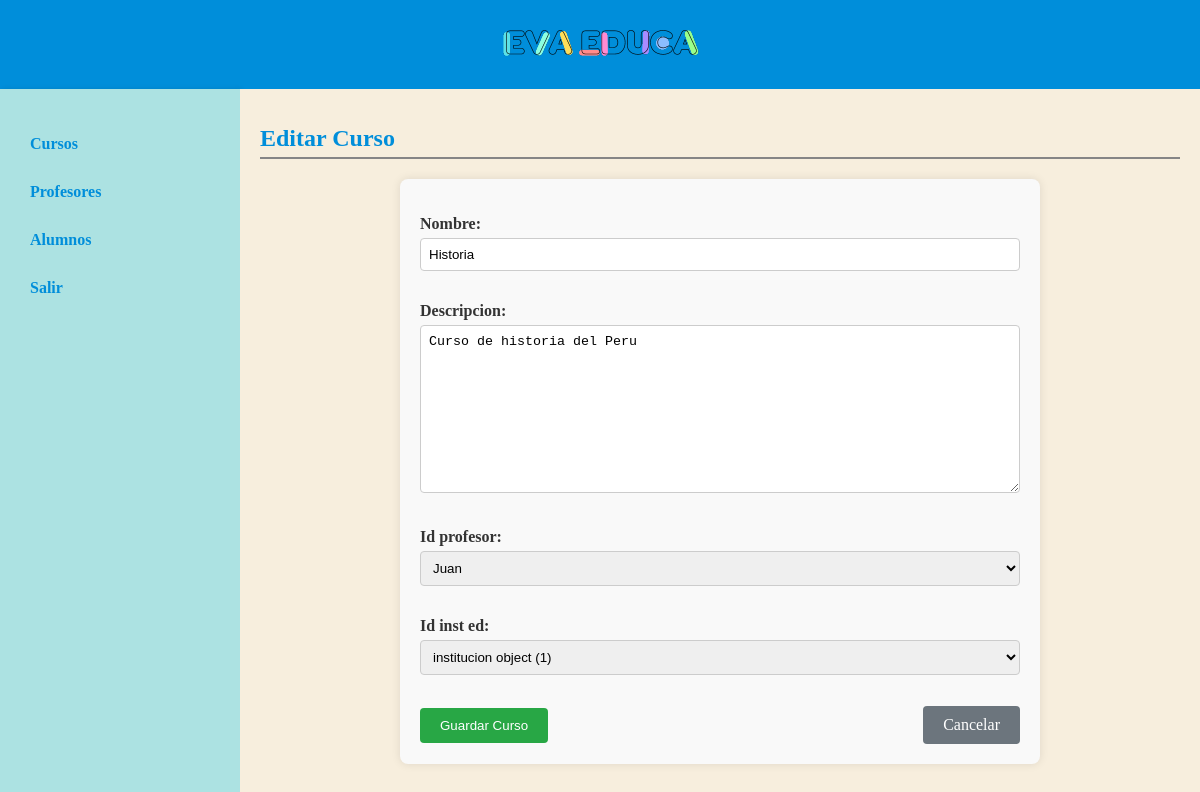
The app's page /administrador/cursos/1/editar/ (signed in) with its own data.
### administrador/models.py (models this page shows)
class curso(models.Model):
    nombre = models.CharField(max_length=100)
    descripcion = models.TextField()
    id_profesor = models.ForeignKey(profesor, on_delete=models.CASCADE)
    id_inst_ed = models.ForeignKey(institucion, on_delete=models.CASCADE)

### profesor/models.py (models this page shows)
class profesor(models.Model):
    nombre = models.CharField(max_length=100)
    correo = models.EmailField(unique=True)
    usuario = models.CharField(max_length=50, unique=True)
    contrasena = models.CharField(max_length=100)
    id_inst_ed = models.ForeignKey(institucion, on_delete=models.CASCADE)
    def __str__(self):
        return self.nombre

### administrador/decorators.py (the view)
    def wrapper(request, *args, **kwargs):
        if 'administrador_id' not in request.session:
            return redirect('login')
        return view_func(request, *args, **kwargs)

### administrador/forms.py
class CursoForm(forms.ModelForm):
    class Meta:
        model = curso
        fields = ['nombre', 'descripcion', 'id_profesor', 'id_inst_ed']

### administrador/views.py (called while the page is built)
@login_required
def curso_update(request, pk):
    curso_obj = get_object_or_404(curso, pk=pk)
    if request.method == 'POST':
        form = CursoForm(request.POST, instance=curso_obj)
        if form.is_valid():
            form.save()
            return redirect('curso_list')
    else:
        form = CursoForm(instance=curso_obj)
    return render(request, 'curso_form.html', {'form': form})

### profesor/context_processors.py (called while the page is built)
def profesor_context(request):
    profesor_id = request.session.get('profesor_id')
    if profesor_id:
        profesor_obj = profesor.objects.get(id=profesor_id)
        return {'profesor_logueado': profesor_obj}
    return {}

### administrador/templates/curso_form.html (shortened to what this page needs)
{% extends 'layouts/base.html' %}
{% block content %}
    <h1 class="titulo-curso">{% if form.instance.pk %}Editar{% else %}Agregar{% endif %} Curso</h1>
    <form method="POST" class="form-curso">
        {{ form.as_p }}
        <div class="form-buttons">
            <button type="submit" class="btn btn-success">{% if form.instance.pk %}Guardar{% else %}Agregar{% endif %} Curso</button>
            <a href="{% url 'curso_list' %}" class="btn btn-secondary">Cancelar</a>
        </div>
    </form>
{% endblock %}

### administrador/static/styles/principal.css (style rules this page uses)
body, html { margin: 0; padding: 0; height: 100%; }
.btn-success { background-color: #28a745; }

### administrador/static/styles/principal_cursos.css (style rules this page uses)
.btn { text-decoration: none; color: #fff; padding: 8px 12px; border-radius: 4px; display: inline-block; border: none; cursor: pointer; }

### administrador/static/styles/forms.css (style rules this page uses)
.titulo-curso { color: #008EDA; border-bottom: 2px solid #868585; padding-bottom: 5px; margin-bottom: 20px; font-size: 24px; }
.form-curso { max-width: 600px; margin: 0 auto; padding: 20px; background-color: #f9f9f9; border-radius: 8px; box-shadow: 0 0 10px rgba(0, 0, 0, 0.1); }
.form-curso label { display: block; font-weight: bold; margin-bottom: 5px; color: #333; }
.form-curso input[type="text"], .form-curso textarea, .form-curso select { width: 100%; padding: 8px; margin-bottom: 15px; border: 1px solid #ccc; border-radius: 4px; box-sizing: border-box; }
.form-buttons { display: flex; justify-content: space-between; align-items: center; }
.btn-success { background-color: #28a745; color: #fff; padding: 10px 20px; border: none; border-radius: 4px; cursor: pointer; text-decoration: none; }
.btn-secondary { background-color: #6c757d; color: #fff; padding: 10px 20px; border: none; border-radius: 4px; cursor: pointer; text-decoration: none; }

### records on screen
curso: nombre "Historia", descripcion "Curso de historia del Peru", id_profesor "Juan", id_inst_ed "institucion object (1)"
